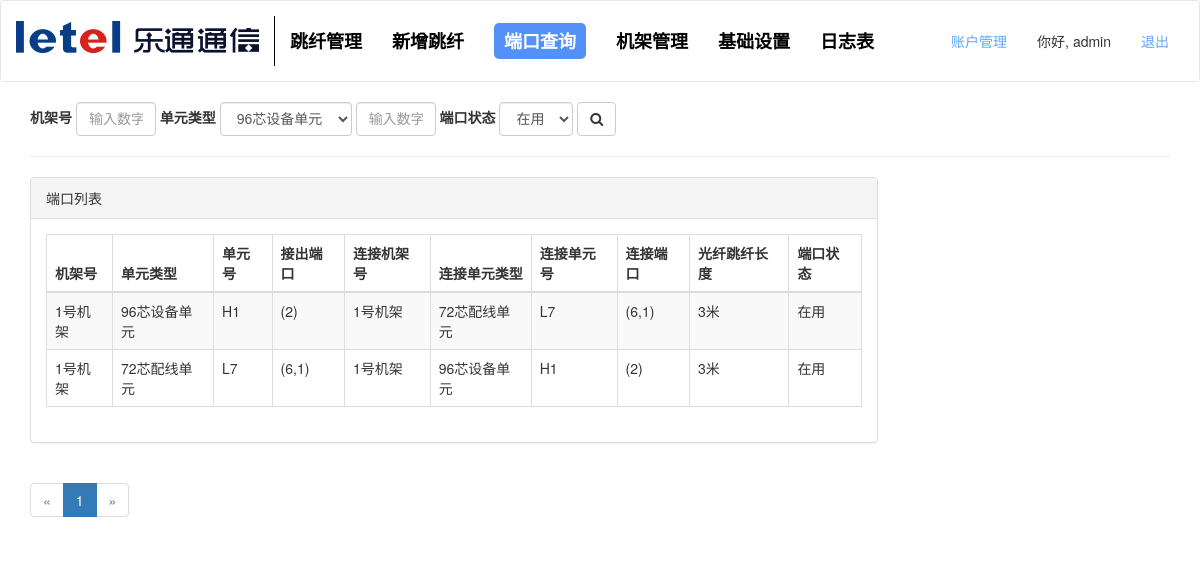
The app's page /interface (signed in) with its own data.
### app/models.py (models this page shows, shortened)
class User(UserMixin, db.Model):
    __tablename__ = 'User'
    id = db.Column(db.Integer, primary_key=True)
    email = db.Column(db.String(64))
    username = db.Column(db.String(64), unique=True, index=True)
    password_hash = db.Column(db.String(128))
    role_id = db.Column(db.Integer, db.ForeignKey('roles.id')) #外键role_id = roles.id= roles表中的id
    status = db.Column(db.Boolean, default=True)
    logs = db.relationship('Log', backref='user', lazy='dynamic')
    @property
    def password(self):
        raise AttributeError('password is not a readable attribute')
    def can(self, permissions):
        return self.role is not None and \
            (self.role.permissions & permissions) == permissions
    def is_administrator(self):
        return self.can(Permission.ADMINISTER)

class DuankouTable(db.Model):
    __tablename__ = '端口'
    id = db.Column(db.Integer, primary_key=True)
    jiechu_jijia = db.Column(db.String(64))
    jiechu_side = db.Column(db.String(32))
    jiechu_slotnum = db.Column(db.Integer)
    jiechu_row = db.Column(db.Integer)
    jiechu_col = db.Column(db.Integer)
    jieru_jijia = db.Column(db.String(64))
    jieru_side = db.Column(db.String(32))  # slot块数
    jieru_slotnum = db.Column(db.Integer)  # 每块slot有几排
    jieru_row = db.Column(db.Integer)  # 每块slot有几列
    jieru_col = db.Column(db.Integer)
    line = db.Column(db.Integer)
    updated_time = db.Column(db.DateTime, default=datetime.now())
    username = db.Column(db.String(64))
    confirm = db.Column(db.Boolean, default=False)
    remark = db.Column(db.String(128))  # 备注

### app/main/views.py (the view, shortened to what this page needs)
@main.route('/interface', methods=['GET','POST'])
@login_required
def duankou():
    page = request.args.get('page', 1, type=int)
    pagination = DuankouTable.query.paginate(page, per_page=100, error_out=False)
    duankouTables = pagination.items
    return render_template('duankou.html', duankouTables=duankouTables, pagination=pagination)

### app/main/filters.py (called while the page is built)
def peixian_danyuan(s):
    if isinstance(s, int):
        s = str(s)
    PEIXIAN_DANYUAN = {
        '1': '12',
        '2': '11',
        '3': '10',
        '4': '9',
        '5': '8',
        '6': '7',
        '7': '6',
        '8': '5',
        '9': '4',
        '10': '3',
        '11': '2',
        '12': '1'
    }
    return PEIXIAN_DANYUAN[s]

### app/models.py (called while the page is built)
@login_manager.user_loader
def load_user(user_id):
    return User.query.get(int(user_id))

### app/templates/duankou.html (shortened to what this page needs)
{% extends "base.html" %}
{% import "_macros.html" as macros %}
{% block styles %}
    {{ super() }}
    <link href={{ url_for('static', filename = 'vendor/app/css/duankou.css') }} rel="stylesheet">
{% endblock %}
{% block page_content %}
<div class="page-header" style="background: #ffffff">
    <form class="form-inline" method="POST" action="{{ url_for('main.duankou') }}">
        <div class="form-group">
            <label for="jijiahao">机架号</label>
            <input type="text" class="form-control" id="jijiahao" name="jijiahao" placeholder="输入数字">
        </div>
        <div class="form-group">
            <label for="side">单元类型</label>
            <select class="form-control" id="side" name="side">#}
                {% if side == '96芯设备单元' %}
                    <option value ="96芯设备单元" selected>96芯设备单元</option>
                {% else %}
                    <option value ="96芯设备单元">96芯设备单元</option>
                {% endif %}
            </select>
        </div>
        <div class="form-group">
            <input type="text" class="form-control" id="slotnum" name="slotnum" placeholder="输入数字">
        </div>
        <div class="form-group">
            <label for="status">端口状态</label>
            <select class="form-control" id="status" name="status">
                {% if side == '在用' %}
                    <option value ="在用" selected>在用</option>
                {% else %}
                    <option value ="在用">在用</option>
                {% endif %}
            </select>
        </div>
        <button class="btn btn-default" type="submit" name="search" value="搜索">
            <i class="fa fa-search"></i>
        </button>
    </form>
</div>
<div class="row">
    <div class="col-lg-9">
        <div class="panel panel-default">
            <div class="panel-heading">
                端口列表
            </div>
            <div class="panel-body">
                <div class="table-responsive">
                    <table class="table table-striped table-bordered table-hover">
                        <thead>
                            <tr>
                                <th>机架号</th>
                                <th>单元类型</th>
                                <th>单元号</th>
                                <th>接出端口</th>
                                <th>连接机架号</th>
                                <th>连接单元类型</th>
                                <th>连接单元号</th>
                                <th>连接端口</th>
                                <th>光纤跳纤长度</th>
                                <th>端口状态</th>
                            </tr>
                        </thead>
                        <tbody>
                            {% for duankouTable in duankouTables %}
                                <tr>
                                    <td>{{ duankouTable.jiechu_jijia }}</td>
                                    <td>{{ duankouTable.jiechu_side }}</td>
                                    {% if duankouTable.jiechu_side == '72芯配线单元' %}
                                        <td>L{{ duankouTable.jiechu_slotnum | peixian_danyuan }}</td>
                                    {% else %}
                                        <td>H{{ duankouTable.jiechu_slotnum }}</td>
                                    {% endif %}
                                    {% if duankouTable.jiechu_side == '96芯设备单元' %}
                                        <td>({{ 1+24*(duankouTable.jiechu_row-1)+(duankouTable.jiechu_col-1) }})</td>
                                    {% else %}
                                        <td>({{ duankouTable.jiechu_row }},{{ duankouTable.jiechu_col }})</td>
                                    {% endif %}
                                    <td>{{ duankouTable.jieru_jijia }}</td>
                                    <td>{{ duankouTable.jieru_side }}</td>
                                    {% if duankouTable.jieru_side == '72芯配线单元' %}
                                        <td>L{{ duankouTable.jieru_slotnum | peixian_danyuan }}</td>
                                    {% else %}
                                        <td>H{{ duankouTable.jieru_slotnum }}</td>
                                    {% endif %}
                                    {% if duankouTable.jieru_side == '96芯设备单元' %}
                                        <td>({{ 1+24*(duankouTable.jieru_row-1)+(duankouTable.jieru_col-1) }})</td>
                                    {% else %}
                                        <td>({{ duankouTable.jieru_row }},{{ duankouTable.jieru_col }})</td>
                                    {% endif %}
                                    <td>{{ duankouTable.line }}米</td>
                                    <td>在用</td>
                                </tr>
                            {% endfor %}
                        </tbody>
                    </table>
                </div>
            </div>
        </div>
    </div>
</div>
<div class="row">
    <div class="col-sm-6">
        {{ macros.pagination_widget(pagination, 'main.duankou') }}
    </div>
</div>
{% endblock %}

### app/templates/base.html (shortened to what this page needs)
{% extends "bootstrap/base.html" %}
{% block styles %}
    {{ super() }}
    <link href={{ url_for('static', filename = 'vendor/bootstrap/css/bootstrap.min.css') }} rel="stylesheet">
    <link href={{ url_for('static', filename = 'vendor/app/css/normalize.css') }} rel="stylesheet">
    <link href={{ url_for('static', filename = 'vendor/app/css/base.css') }} rel="stylesheet">
    <link href={{ url_for('static', filename = 'vendor/font-awesome/css/font-awesome.min.css') }} rel="stylesheet" type="text/css">
{% endblock %}
{% block body_attribs %}
     onload="draw();"
{% endblock %}
{% block navbar %}
    <div class="navbar navbar-default" role="navigation">
        <div class="container">
            <div class="navbar-header">
                <a class="navbar-brand" href="/"><img src="/static/images/logo.jpg"></a>
            </div>
            <div class="navbar-collapse collapse">
                <ul class="nav navbar-nav">
                    <li><a href="/"><span>跳纤管理</span></a></li>
                    <li><a href="/new-jumping"><span>新增跳纤</span></a></li>
                    <li><a href="/interface"><span>端口查询</span></a></li>
                    <li><a href="/shebei"><span>机架管理</span></a></li>
                    <li><a href="/setting"><span>基础设置</span></a></li>
                    <li><a href="/log"><span>日志表</span></a></li>
                </ul>
                <ul class="nav navbar-nav navbar-right">
                    {% if current_user.is_administrator() %}
                        <li><a href="{{ url_for('auth.account') }}">账户管理</a></li>
                    {% endif %}
                    {% if current_user.is_authenticated %}
                        <li class="hello-user"><span>你好, {{ current_user.username }}</span></li>
                        <li><a href="{{ url_for('auth.logout') }}">退出</a></li>
                    {% else %}
                        <li><a href="{{ url_for('auth.login') }}">登入</a></li>
                    {% endif %}
                </ul>
            </div>
        </div>
    </div>
{% endblock %}
{% block content %}
<div class="container">
{% block page_content %}{% endblock %}
</div>
{% endblock %}

### records on screen
User: username "admin"
DuankouTable: jiechu_jijia "1号机架", jiechu_side "96芯设备单元", jiechu_slotnum "1", 1+24*(duankouTable.jiechu_row-1)+(duankouTable.jiechu_col-1) "2", jieru_jijia "1号机架", jieru_side "72芯配线单元", jieru_slotnum|peixian_danyuan "7", jieru_row "6", jieru_col "1", line "3"
DuankouTable: jiechu_jijia "1号机架", jiechu_side "72芯配线单元", jiechu_slotnum|peixian_danyuan "7", jiechu_row "6", jiechu_col "1", jieru_jijia "1号机架", jieru_side "96芯设备单元", jieru_slotnum "1", 1+24*(duankouTable.jieru_row-1)+(duankouTable.jieru_col-1) "2", line "3"

### other values on screen
{{ p }} "1"
